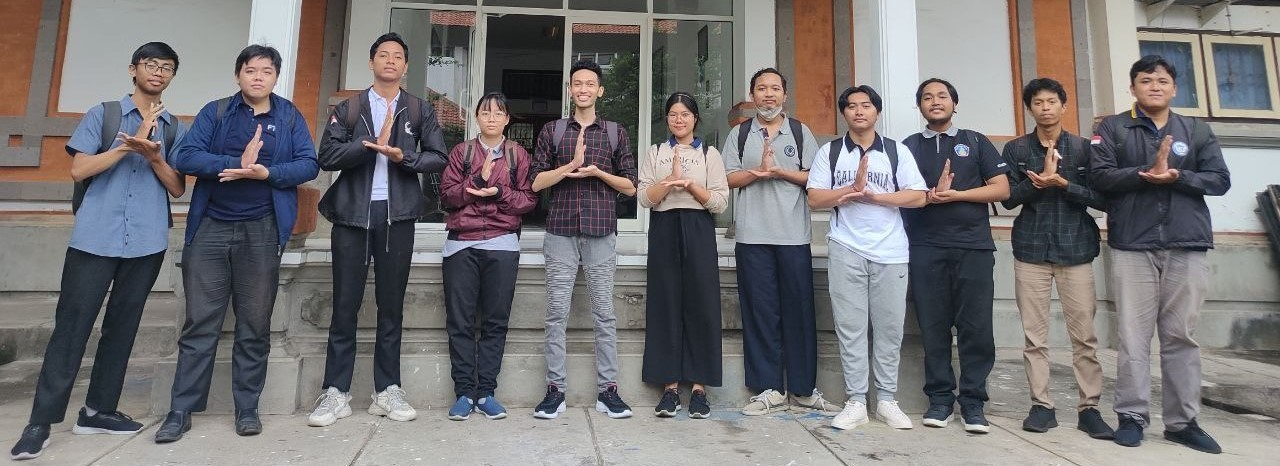
#> input picture my_app/assets/header_image1.jpg, 1280 x 466 px
$ python -i Edge_Detection.py   (imports and definitions only)
#> lines starting #> are read from the running program, lines starting #| are printed output that depends on the picture
#> further down, picture is the input picture: shape (466, 1280, 3); mean B, G, R 116.1, 114.6, 117.6
import streamlit as st
import cv2
import numpy as np
from PIL import Image
import os
import base64

def edge_detection(image):
    # Convert image to grayscale
    gray = cv2.cvtColor(image, cv2.COLOR_BGR2GRAY)
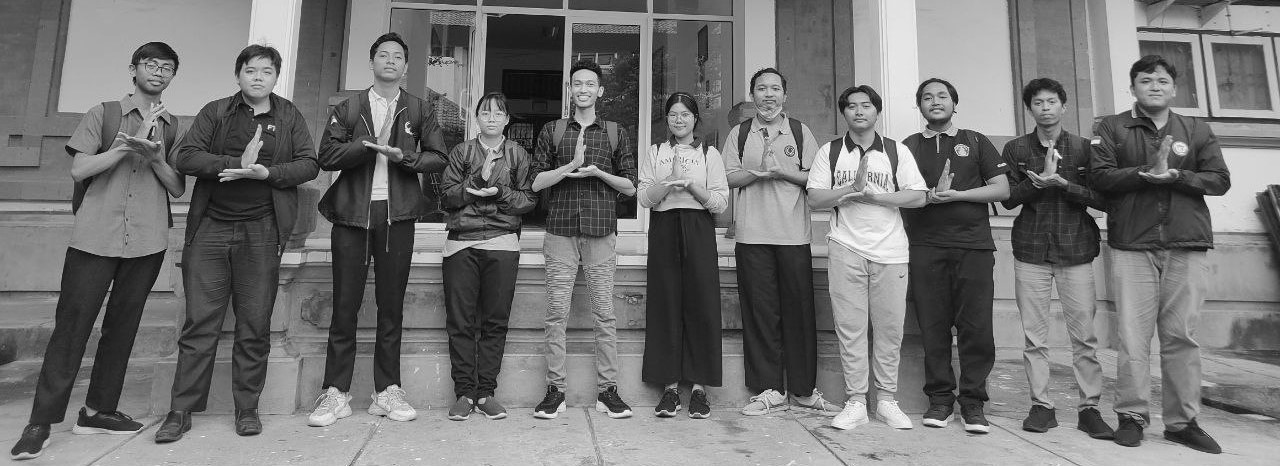
#> gray: shape (466, 1280); min 0, max 255, mean 115.7
    # Apply Gaussian blur
    blur = cv2.GaussianBlur(gray, (5, 5), 0)
    # Apply Canny edge detector
    edges = cv2.Canny(blur, 30, 150)
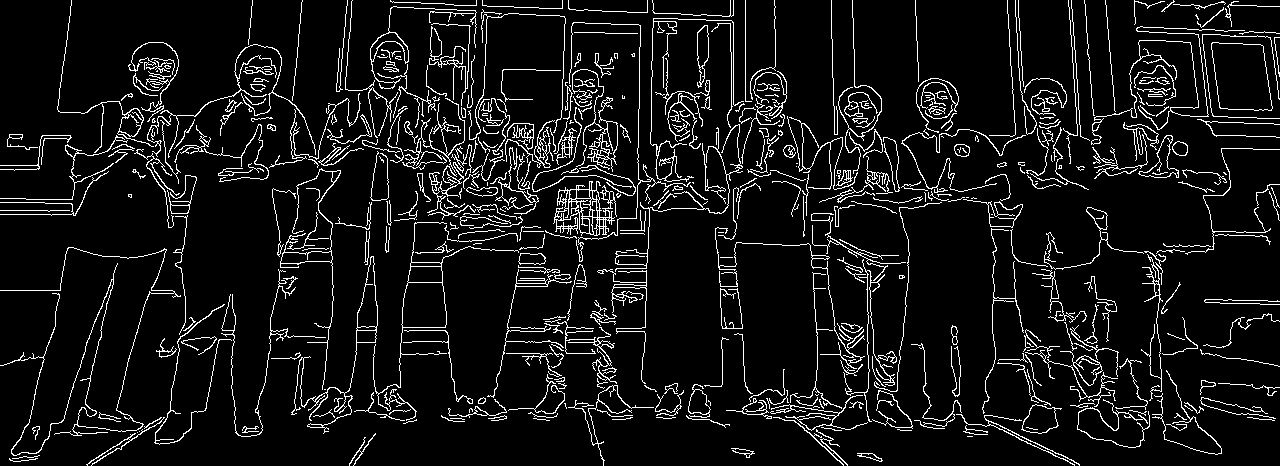
#> edges: shape (466, 1280); 8% white in thin lines or dots
    return edges

# [47 lines left out: functions main, get_binary_file_downloader_html, not called in this run]

# [2 lines not run here, left out]

>>> import cv2
>>> picture = cv2.imread('../assets/header_image1.jpg')
>>> result = edge_detection(picture)

$ run again, on my_app/assets/header_image.png
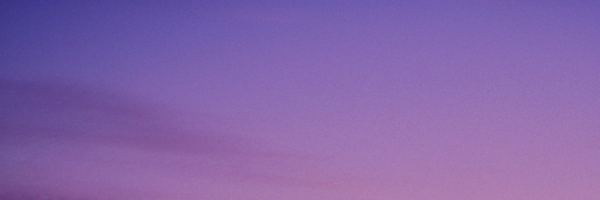
#> input picture my_app/assets/header_image.png, 600 x 200 px
#> picture is the input picture: shape (200, 600, 3); mean B, G, R 170, 101.1, 133.2
#> in edge_detection, `gray = cv2.cvtColor(image, cv2.COLOR_BGR2GRAY)`:
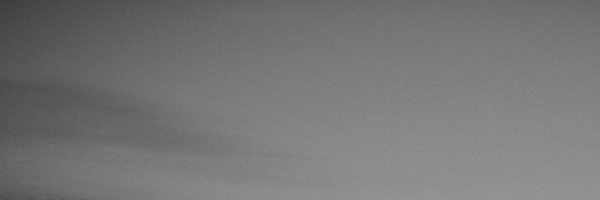
#> gray: shape (200, 600); min 59, max 150, mean 118.6
#> edges: shape (200, 600); every value is 0
